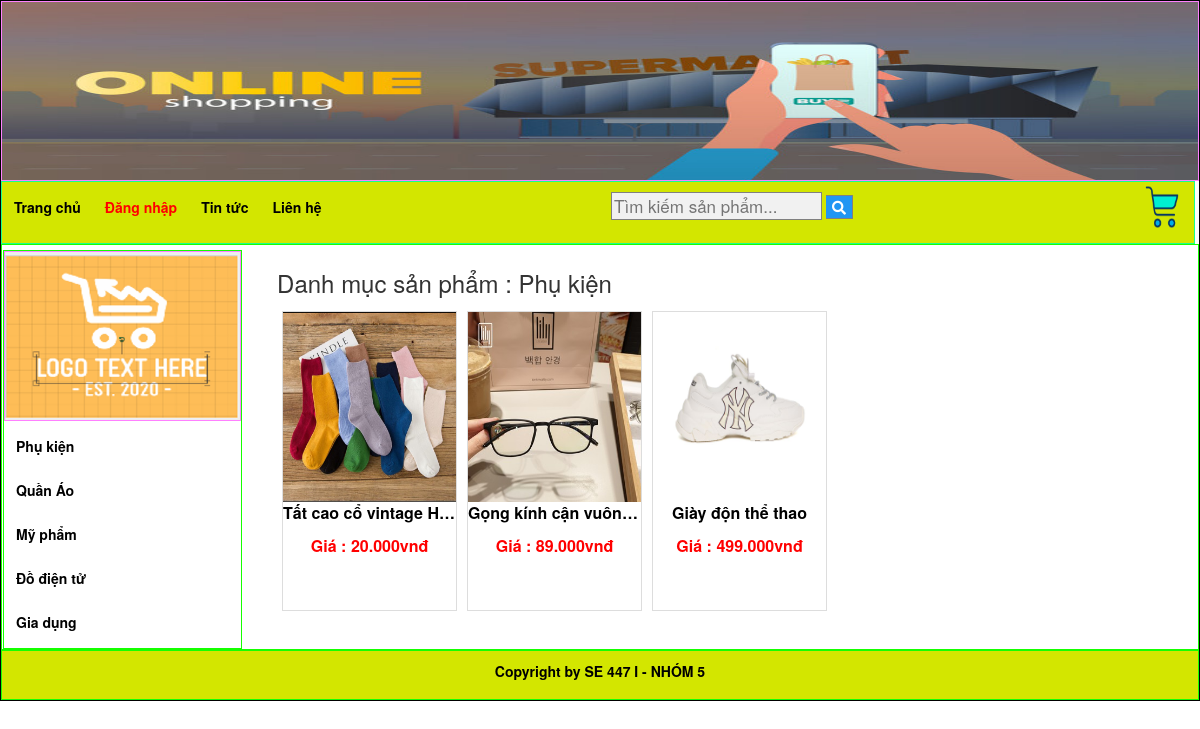
Screenshot of /index.php?quanly=danhmucsanpham&id=5 with the database file from the repository.
### tables this page shows
CREATE TABLE `danhmuc` (
  `id_danhmuc` int(11) NOT NULL,
  `tendanhmuc` varchar(100) NOT NULL,
  `thutu` int(11) NOT NULL
);

CREATE TABLE `sanpham` (
  `id_sanpham` int(11) NOT NULL,
  `tensanpham` varchar(250) NOT NULL,
  `masp` varchar(100) NOT NULL,
  `giasp` varchar(50) NOT NULL,
  `soluong` int(11) NOT NULL,
  `hinhanh` varchar(50) NOT NULL,
  `tomtat` text NOT NULL,
  `noidung` text NOT NULL,
  `tinhtrang` int(11) NOT NULL,
  `id_danhmuc` int(11) NOT NULL
);

### pages/main/danhmuc.php (the view)
<?php
	$sql_pro = "SELECT * FROM sanpham WHERE sanpham.id_danhmuc='$_GET[id]' ORDER BY id_sanpham DESC";
	$query_pro = mysqli_query($mysqli,$sql_pro);
	$sql_cate = "SELECT * FROM danhmuc WHERE danhmuc.id_danhmuc='$_GET[id]' LIMIT 1";
	$query_cate = mysqli_query($mysqli,$sql_cate);
	$row_title = mysqli_fetch_array($query_cate);
?>
<h3>Danh mục sản phẩm : <?php echo $row_title['tendanhmuc'] ?></h3>
				<ul class="product_list">
					<?php
					while($row_pro = mysqli_fetch_array($query_pro)){
					?>
					<li>
						<a href="index.php?quanly=sanpham&id=<?php echo $row_pro['id_sanpham'] ?>">
							<img src="admincp/modules/quanlysp/uploads/<?php echo $row_pro['hinhanh'] ?>">
							<p class="title_product"><?php echo $row_pro['tensanpham'] ?></p>
							<p class="price_product">Giá : <?php echo number_format($row_pro['giasp'],0,',','.').'vnđ' ?></p>
						</a>
					</li>
					<?php
					}
					?>
				</ul>

### pages/sidebar/sidebar.php
<div class="sidebar">
				<div class="logo"></div>
				<ul class="list_sidebar">
					<?php
						$sql_danhmuc = "SELECT * FROM danhmuc ORDER BY id_danhmuc DESC";
						$query_danhmuc = mysqli_query($mysqli,$sql_danhmuc);
						while($row = mysqli_fetch_array($query_danhmuc)){
					?>
					<li><a href="index.php?quanly=danhmucsanpham&id=<?php echo $row['id_danhmuc'] ?>"><?php echo $row['tendanhmuc'] ?></a></li>
					<?php
					}
					?>
				</ul>
			</div>

### css/style.css (style rules this page uses)
.logo { background-image: url("../images/logo.png"); background-repeat: no-repeat; background-size: 100% 100%; border:1px solid #ff80ff; height: 170px; }
.sidebar { border:1px solid #15ff00; height: 100%; width: 20%; margin-top:5px; margin-left:1px; float: left; }
ul.list_sidebar { padding: 0; margin: 0; width: 100%; border: 1px solid #; list-style: none; line-height: 27px; }
ul.list_sidebar li a { text-decoration: none; text-align: left; color: black; display: block; font-weight: bold; }
ul.list_sidebar li { margin: 7px; padding: 5px; }
ul.product_list { padding: 0; margin: 0; list-style: none; width: 100%; }
ul.product_list li img { height: 190px; }
ul.product_list li { width: 19%; border: 1px solid #ddd; margin: 5px; float: left; height: 300px; }
ul.product_list li a { text-decoration: none; }
ul.product_list li img { width: 100%; }
p.price_product { text-align: center; color: red; font-size: 16px; font-weight: bold; }
p.title_product { text-align: center; color: #000; font-size: 16px; font-weight: bold; white-space: nowrap; overflow: hidden; text-overflow: ellipsis; }

### rows the page displays
danhmuc: tendanhmuc "Phụ kiện"
danhmuc: tendanhmuc "Quần Áo"
danhmuc: tendanhmuc "Mỹ phẩm"
danhmuc: tendanhmuc "Đồ điện tử"
danhmuc: tendanhmuc "Gia dụng"
sanpham: hinhanh (picture), tensanpham "Tất cao cổ vintage H…", giasp "20.000"
sanpham: hinhanh (picture), tensanpham "Gọng kính cận vuôn…", giasp "89.000"
sanpham: hinhanh (picture), tensanpham "Giày độn thể thao", giasp "499.000"
